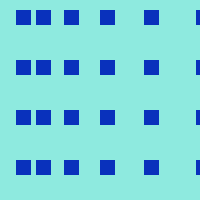
Frame 1 (no input)
Frame 60 (the mouse pressed at the canvas centre just before this capture): identical to frame 1, image omitted
Frame 120 (the mouse held since frame 60 and released just before this capture): identical to frame 1, image omitted

The Processing sketch that drew this single still picture (run headless with seeded random() and noise(); from frame 60 on, the mouse is pressed at the canvas centre):

// Processing sketch: processing_93393
// ── processing_93393.pde

void setup() {
  size (200, 200);
  background (#8EEADF);
}
void draw() {
    int x=4;
    fill (#0931BC);
    noStroke();
  while (x<=200) {
    rect ((x*x), 10, 15, 15);
    rect ((x*x), 60, 15, 15);
    rect ((x*x), 110, 15, 15);
    rect ((x*x), 160, 15, 15);
    x=x+2;
  }
}
